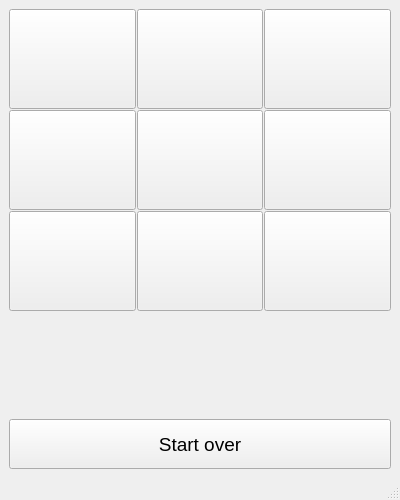
<?xml version="1.0" encoding="UTF-8"?>
<ui version="4.0">
 <class>MainWindow</class>
 <widget class="QMainWindow" name="MainWindow">
  <property name="geometry">
   <rect>
    <x>0</x>
    <y>0</y>
    <width>400</width>
    <height>500</height>
   </rect>
  </property>
  <property name="minimumSize">
   <size>
    <width>400</width>
    <height>500</height>
   </size>
  </property>
  <property name="maximumSize">
   <size>
    <width>400</width>
    <height>500</height>
   </size>
  </property>
  <property name="windowTitle">
   <string>Røversprogsoversætter</string>
  </property>
  <widget class="QWidget" name="centralwidget">
   <property name="minimumSize">
    <size>
     <width>0</width>
     <height>0</height>
    </size>
   </property>
   <layout class="QGridLayout" name="gridLayout">
    <item row="0" column="0">
     <layout class="QGridLayout" name="gridLayout_2">
      <property name="sizeConstraint">
       <enum>QLayout::SizeConstraint::SetDefaultConstraint</enum>
      </property>
      <property name="spacing">
       <number>1</number>
      </property>
      <item row="1" column="1">
       <widget class="QPushButton" name="pushButton_5">
        <property name="minimumSize">
         <size>
          <width>100</width>
          <height>100</height>
         </size>
        </property>
        <property name="font">
         <font>
          <pointsize>36</pointsize>
         </font>
        </property>
        <property name="text">
         <string/>
        </property>
       </widget>
      </item>
      <item row="2" column="2">
       <widget class="QPushButton" name="pushButton_9">
        <property name="minimumSize">
         <size>
          <width>100</width>
          <height>100</height>
         </size>
        </property>
        <property name="font">
         <font>
          <pointsize>36</pointsize>
         </font>
        </property>
        <property name="text">
         <string/>
        </property>
       </widget>
      </item>
      <item row="0" column="0">
       <widget class="QPushButton" name="pushButton_1">
        <property name="minimumSize">
         <size>
          <width>100</width>
          <height>100</height>
         </size>
        </property>
        <property name="font">
         <font>
          <pointsize>36</pointsize>
         </font>
        </property>
        <property name="text">
         <string/>
        </property>
       </widget>
      </item>
      <item row="5" column="1">
       <spacer name="verticalSpacer">
        <property name="orientation">
         <enum>Qt::Orientation::Vertical</enum>
        </property>
        <property name="sizeHint" stdset="0">
         <size>
          <width>20</width>
          <height>40</height>
         </size>
        </property>
       </spacer>
      </item>
      <item row="2" column="0">
       <widget class="QPushButton" name="pushButton_3">
        <property name="minimumSize">
         <size>
          <width>100</width>
          <height>100</height>
         </size>
        </property>
        <property name="font">
         <font>
          <pointsize>36</pointsize>
         </font>
        </property>
        <property name="text">
         <string/>
        </property>
       </widget>
      </item>
      <item row="1" column="0">
       <widget class="QPushButton" name="pushButton_2">
        <property name="minimumSize">
         <size>
          <width>100</width>
          <height>100</height>
         </size>
        </property>
        <property name="font">
         <font>
          <pointsize>36</pointsize>
         </font>
        </property>
        <property name="text">
         <string/>
        </property>
       </widget>
      </item>
      <item row="1" column="2">
       <widget class="QPushButton" name="pushButton_8">
        <property name="minimumSize">
         <size>
          <width>100</width>
          <height>100</height>
         </size>
        </property>
        <property name="font">
         <font>
          <pointsize>36</pointsize>
         </font>
        </property>
        <property name="text">
         <string/>
        </property>
       </widget>
      </item>
      <item row="0" column="1">
       <widget class="QPushButton" name="pushButton_4">
        <property name="minimumSize">
         <size>
          <width>100</width>
          <height>100</height>
         </size>
        </property>
        <property name="font">
         <font>
          <pointsize>36</pointsize>
         </font>
        </property>
        <property name="text">
         <string/>
        </property>
       </widget>
      </item>
      <item row="0" column="2">
       <widget class="QPushButton" name="pushButton_7">
        <property name="minimumSize">
         <size>
          <width>100</width>
          <height>100</height>
         </size>
        </property>
        <property name="font">
         <font>
          <pointsize>36</pointsize>
         </font>
        </property>
        <property name="text">
         <string/>
        </property>
       </widget>
      </item>
      <item row="2" column="1">
       <widget class="QPushButton" name="pushButton_6">
        <property name="minimumSize">
         <size>
          <width>100</width>
          <height>100</height>
         </size>
        </property>
        <property name="font">
         <font>
          <pointsize>36</pointsize>
         </font>
        </property>
        <property name="text">
         <string/>
        </property>
       </widget>
      </item>
      <item row="4" column="1">
       <widget class="QLabel" name="win_label">
        <property name="font">
         <font>
          <pointsize>18</pointsize>
         </font>
        </property>
        <property name="text">
         <string/>
        </property>
       </widget>
      </item>
      <item row="3" column="1">
       <spacer name="verticalSpacer_2">
        <property name="orientation">
         <enum>Qt::Orientation::Vertical</enum>
        </property>
        <property name="sizeHint" stdset="0">
         <size>
          <width>20</width>
          <height>40</height>
         </size>
        </property>
       </spacer>
      </item>
     </layout>
    </item>
    <item row="4" column="0">
     <widget class="QPushButton" name="reset_button">
      <property name="minimumSize">
       <size>
        <width>0</width>
        <height>50</height>
       </size>
      </property>
      <property name="font">
       <font>
        <pointsize>14</pointsize>
       </font>
      </property>
      <property name="text">
       <string>Start over</string>
      </property>
     </widget>
    </item>
   </layout>
  </widget>
  <widget class="QMenuBar" name="menubar">
   <property name="geometry">
    <rect>
     <x>0</x>
     <y>0</y>
     <width>400</width>
     <height>33</height>
    </rect>
   </property>
  </widget>
  <widget class="QStatusBar" name="statusbar"/>
 </widget>
 <resources/>
 <connections/>
</ui>
